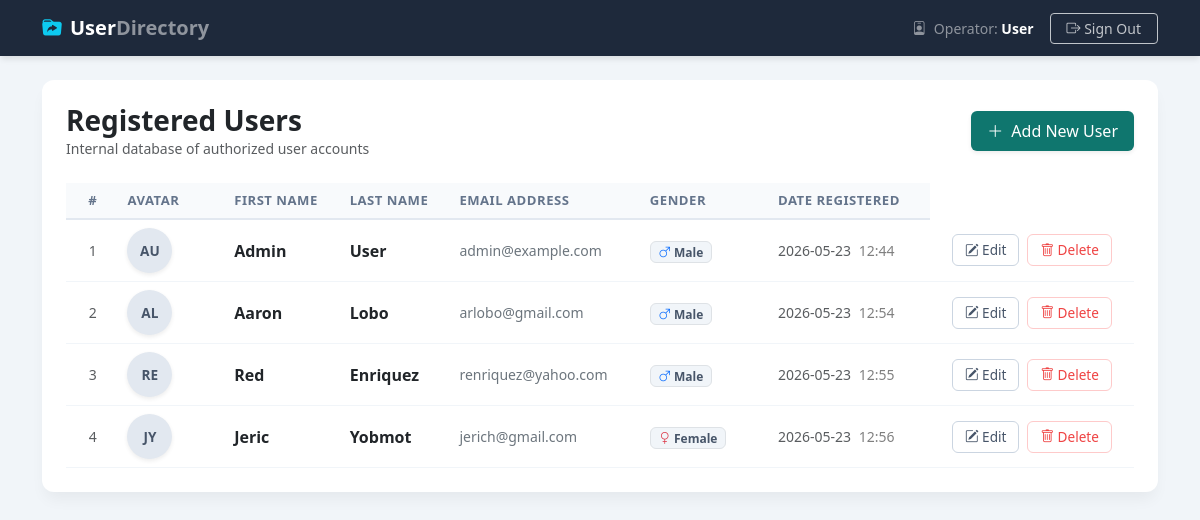
The page /users/ (signed in) on the database its author committed.
### registration/models.py (models this page shows, shortened)
class UserRegistration(models.Model):
    first_name = models.CharField(max_length=100)
    last_name = models.CharField(max_length=100)
    email = models.EmailField(max_length=250)
    password = models.CharField(max_length=150)
    date_registered = models.DateTimeField(auto_now_add=True)
    gender = models.CharField(max_length=16)
    profile_picture = models.ImageField(
        upload_to='profile_pictures/',
        blank=True,
        null=True
    )

### registration/views.py (the view)
    def wrapper(request, *args, **kwargs):
        if not request.session.get('user_id'):
            return redirect(f"{reverse('registration:login_html')}?next={request.path}")
        return fn(request, *args, **kwargs)

### registration/views.py (called while the page is built)
def login_required_view(fn):
    def wrapper(request, *args, **kwargs):
        if not request.session.get('user_id'):
            return redirect(f"{reverse('registration:login_html')}?next={request.path}")
        return fn(request, *args, **kwargs)
    wrapper.__name__ = fn.__name__
    return wrapper

@login_required_view
def users_html(request):
    users = UserRegistration.objects.all().order_by('id')
    return render(request, 'registration/users_list.html', {
        'users': users,
        'current_user': request.session.get('user_name')
    })

### registration/templates/registration/users_list.html (shortened to what this page needs)
<!doctype html>
<html lang="en">
<head>
  <link href="https://cdn.jsdelivr.net/npm/bootstrap@5.3.2/dist/css/bootstrap.min.css" rel="stylesheet">
  <link rel="stylesheet" href="https://cdn.jsdelivr.net/npm/bootstrap-icons@1.11.1/font/bootstrap-icons.css">
</head>
<body>
  <nav class="navbar navbar-expand-lg navbar-dark navbar-custom mb-4">
    <div class="container">
      <a class="navbar-brand d-flex align-items-center fw-semibold text-white-50" href="#">
        <i class="bi bi-folder-symlink-fill text-info me-2"></i> <span class="text-white">User</span>Directory
      </a>
      <div class="ms-auto d-flex align-items-center text-white">
        <span class="me-3 small text-white-50"><i class="bi bi-person-badge me-1"></i> Operator: <strong class="text-white">{{ current_user }}</strong></span>
        <a href="{% url 'registration:logout_html' %}" class="btn btn-outline-light btn-sm px-3 opacity-75"><i class="bi bi-box-arrow-right"></i> Sign Out</a>
      </div>
    </div>
  </nav>
  <div class="container">
    <div class="card p-4">
      <div class="d-flex justify-content-between align-items-center mb-4">
        <div>
          <h3 class="text-dark fw-bold mb-0">Registered Users</h3>
          <p class="text-muted small mb-0">Internal database of authorized user accounts</p>
        </div>
        <a href="{% url 'registration:user_create_html' %}" class="btn btn-teal d-flex align-items-center shadow-sm fw-medium px-3 py-2">
          <i class="bi bi-plus-lg me-2"></i> Add New User
        </a>
      </div>
      <div class="table-responsive">
        <table class="table align-middle mb-0">
          <thead>
            <tr>
              <th scope="col" class="text-center" style="width: 5%">#</th>
              <th scope="col" style="width: 10%">Avatar</th>
              <th scope="col">First Name</th>
              <th scope="col">Last Name</th>
              <th scope="col">Email Address</th>
              <th scope="col" style="width: 12%">Gender</th>
              <th scope="col">Date Registered</th>
            </tr>
          </thead>
          <tbody>
            {% for u in users %}
            <tr style="border-bottom: 1px solid #f1f5f9;">
              <td class="text-center text-muted small fw-medium">{{ forloop.counter }}</td>
              <td>
                {% if u.profile_picture %}
                  <img src="{{ u.profile_picture.url }}" alt="Profile" class="avatar-img shadow-sm">
                {% else %}
                  <div class="avatar-placeholder shadow-sm">
                    {{ u.first_name|slice:":1" }}{{ u.last_name|slice:":1" }}
                  </div>
                {% endif %}
              </td>
              <td class="fw-semibold text-dark">{{ u.first_name }}</td>
              <td class="fw-semibold text-dark">{{ u.last_name }}</td>
              <td class="text-secondary small">{{ u.email }}</td>
              <td>
                {% if u.gender == "Male" %}
                  <span class="badge bg-slate text-secondary border px-2 py-1.5" style="background-color: #f1f5f9; color: #475569 !important;"><i class="bi bi-gender-male text-primary"></i> Male</span>
                {% elif u.gender == "Female" %}
                  <span class="badge bg-slate text-secondary border px-2 py-1.5" style="background-color: #f1f5f9; color: #475569 !important;"><i class="bi bi-gender-female text-danger"></i> Female</span>
                {% else %}
                  <span class="badge bg-slate text-secondary border px-2 py-1.5" style="background-color: #f1f5f9; color: #475569 !important;"><i class="bi bi-gender-ambiguous"></i> Other</span>
                {% endif %}
              </td>
              <td class="text-muted small">
                {{ u.date_registered|date:"Y-m-d" }} <span class="ms-1 text-black-50">{{ u.date_registered|date:"H:i" }}</span>
              </td>
              <td class="text-center">
                <div class="d-flex justify-content-center gap-2">
                  <a href="{% url 'registration:user_update_html' u.id %}" class="btn-action-edit" title="Modify">
                    <i class="bi bi-pencil-square"></i> Edit
                  </a>
                  <a href="{% url 'registration:user_delete_html' u.id %}" class="btn-action-delete" title="Remove">
                    <i class="bi bi-trash"></i> Delete
                  </a>
                </div>
              </td>
            </tr>
            {% empty %}
            <tr>
              <td colspan="8" class="text-center py-5 text-muted">No users registered yet.</td>
            </tr>
            {% endfor %}
          </tbody>
        </table>
      </div>
    </div>
  </div>
</body>
</html>

### registration/templates/registration/users_list.html (style rules this page uses)
body { background-color: #f1f5f9; font-family: 'Segoe UI', Tahoma, Geneva, Verdana, sans-serif; }
.navbar-custom { background-color: #1e293b !important; box-shadow: 0 4px 6px -1px rgba(0,0,0,0.1); }
.card { border: none; border-radius: 12px; box-shadow: 0 10px 15px -3px rgba(0, 0, 0, 0.05); background-color: #ffffff; }
.table th { background-color: #f8fafc; color: #64748b; font-weight: 600; text-transform: uppercase; font-size: 0.82rem; letter-spacing: 0.5px; border-bottom: 2px solid #e2e8f0; }
.avatar-placeholder { width: 45px; height: 45px; border-radius: 50%; background-color: #e2e8f0; color: #475569; display: flex; align-items: center; justify-content: center; font-weight: 600; font-size: 0.85rem; }
.btn-teal { background-color: #0f766e; color: white; border: none; transition: all 0.2s; }
.btn-action-edit { color: #475569; border: 1px solid #cbd5e1; background-color: #ffffff; font-size: 0.85rem; border-radius: 6px; padding: 5px 12px; text-decoration: none !important; }
.btn-action-delete { color: #ef4444; border: 1px solid #fecaca; background-color: #ffffff; font-size: 0.85rem; border-radius: 6px; padding: 5px 12px; text-decoration: none !important; }

### rows shown on the page
UserRegistration: last_name "User", first_name "A", last_name "U", first_name "Admin", email "admin@example.com", gender "Male" (drawn), date_registered "2026-05-23", date_registered "12:44"
UserRegistration: first_name "A", last_name "L", first_name "Aaron", last_name "Lobo", email "arlobo@gmail.com", gender "Male" (drawn), date_registered "2026-05-23", date_registered "12:54"
UserRegistration: first_name "R", last_name "E", first_name "Red", last_name "Enriquez", email "renriquez@yahoo.com", gender "Male" (drawn), date_registered "2026-05-23", date_registered "12:55"
UserRegistration: first_name "J", last_name "Y", first_name "Jeric", last_name "Yobmot", email "jerich@gmail.com", gender "Female" (drawn), date_registered "2026-05-23", date_registered "12:56"
